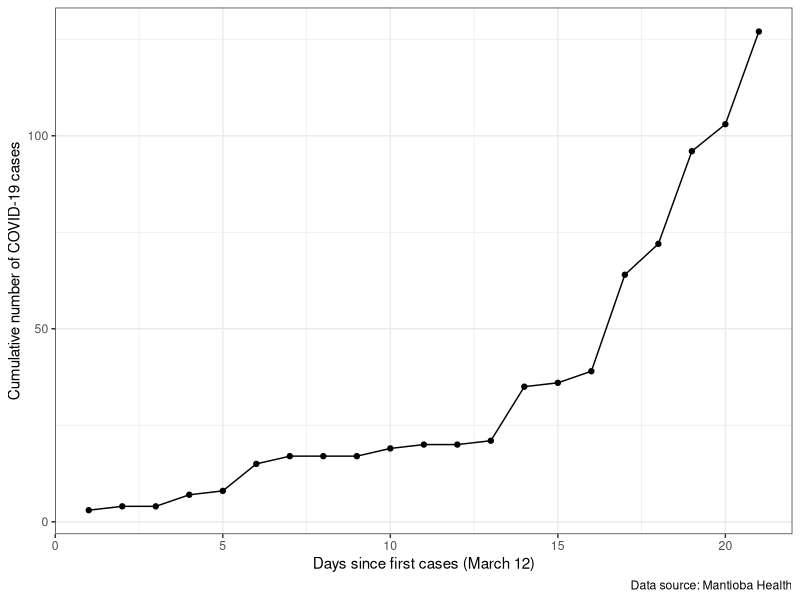
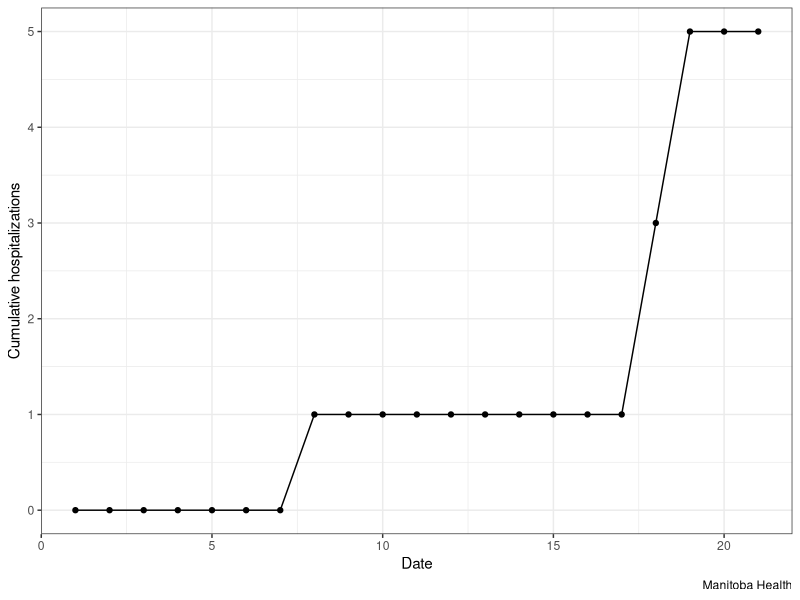

Write R code to recreate these figures, in order.
## ---- chunk 1
library(tidyverse)
library(here)
## ---- chunk 2
df <- read_csv(here("data", "MB_data.csv"))
df
df$CumulHosp <- cumsum(df$NewHosp)
## ---- chunk 3
gCC <- ggplot(df, aes(x = CumulDate, y = Cases)) +
  geom_point() +
  geom_line() +
  theme_bw() +
  labs(x = "Days since first cases (March 12)", y ="Cumulative number of COVID-19 cases", caption ="Data source: Mantioba Health") 
gCC
## ---- chunk 4
gCH <- ggplot(df, aes(x = CumulDate, y = CumulHosp)) +
  geom_point() +
  geom_line() +
  theme_bw() +
  labs(x = "Date", y ="Cumulative hospitalizations", caption = "Manitoba Health")
gCH
